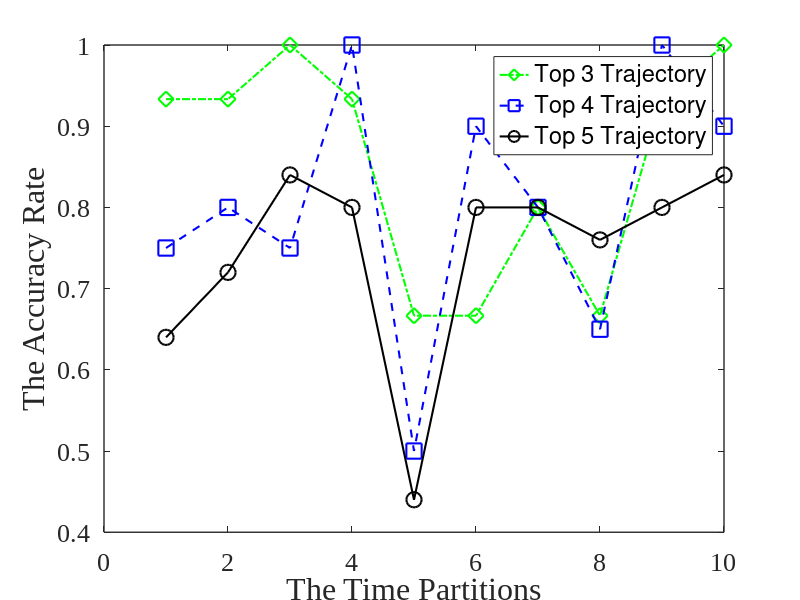
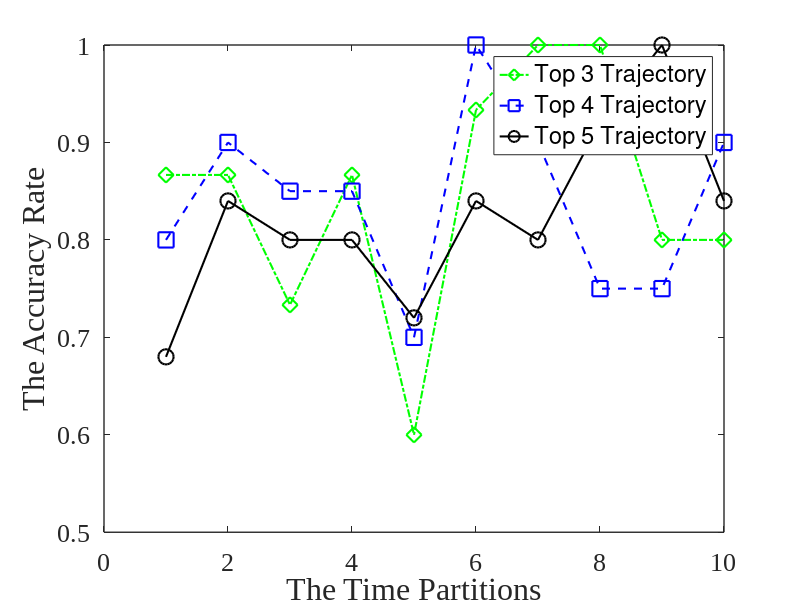

The MATLAB source for these figures, in order:
clear
clc

y3=[0.933333333
0.933333333
1
0.933333333
0.666666667
0.666666667
0.8
0.666666667
0.933333333
1
];
y4=[0.75
0.8
0.75
1
0.5
0.9
0.8
0.65
1
0.9
];
y5=[0.64
0.72
0.84
0.8
0.44
0.8
0.8
0.76
0.8
0.84
];
t = [1,2,3,4,5,6,7,8,9,10];
% hold on
% S1 = plot(t, y3, 'sb-');
% S2 = plot(t, y4, 'dr--');
% S3 = plot(t, y5, 'og:');
% hold off
%xlabel('The Time Partitions' ),ylabel('The Accuracy Rate')

%legend([S1 S2 S3],'Top 3 PoI Trajectory', 'Top 4 PoI Trajectory', 'Top 5 PoI Trajectory');

plot(t,y3,'-.gd','LineWidth',1.5,'markersize',11);   % a_cluster
hold on;
plot(t,y4,'--bs','LineWidth',1.5,'markersize',11);  % mb_cluster
hold on
plot(t,y5,'-ko','LineWidth',1.5,'markersize',11);   % K-means

set(gca,'LineWidth',1)
set(gca,'FontName','Times New Roman','FontSize',19)
%title('Staying Durations of Different Locations','FontName','Times New Roman','FontSize',17)
xlabel('The Time Partitions','FontName','Times New Roman','FontSize',23)
ylabel('The Accuracy Rate','FontName','Times New Roman','FontSize',23)
legend( 'Top 3 Trajectory','Top 4 Trajectory','Top 5 Trajectory')

figure
y3=[0.866666667
0.866666667
0.733333333
0.866666667
0.6
0.933333333
1
1
0.8
0.8
];
y4=[0.8
0.9
0.85
0.85
0.7
1
0.9
0.75
0.75
0.9
];
y5=[0.68
0.84
0.8
0.8
0.72
0.84
0.8
0.92
1
0.84
];
t = [1,2,3,4,5,6,7,8,9,10];
% hold on
% S1 = plot(t, y3, 'sb-');
% S2 = plot(t, y4, 'dr--');
% S3 = plot(t, y5, 'og:');
% hold off
%xlabel('The Time Partitions' ),ylabel('The Accuracy Rate')

%legend([S1 S2 S3],'Top 3 PoI Trajectory', 'Top 4 PoI Trajectory', 'Top 5 PoI Trajectory');

plot(t,y3,'-.gd','LineWidth',1.5,'markersize',11);   % a_cluster
hold on;
plot(t,y4,'--bs','LineWidth',1.5,'markersize',11);  % mb_cluster
hold on
plot(t,y5,'-ko','LineWidth',1.5,'markersize',11);   % K-means

set(gca,'LineWidth',1)
set(gca,'FontName','Times New Roman','FontSize',19)
%title('Staying Durations of Different Locations','FontName','Times New Roman','FontSize',17)
xlabel('The Time Partitions','FontName','Times New Roman','FontSize',23)
ylabel('The Accuracy Rate','FontName','Times New Roman','FontSize',23)
legend( 'Top 3 Trajectory','Top 4 Trajectory','Top 5 Trajectory')

